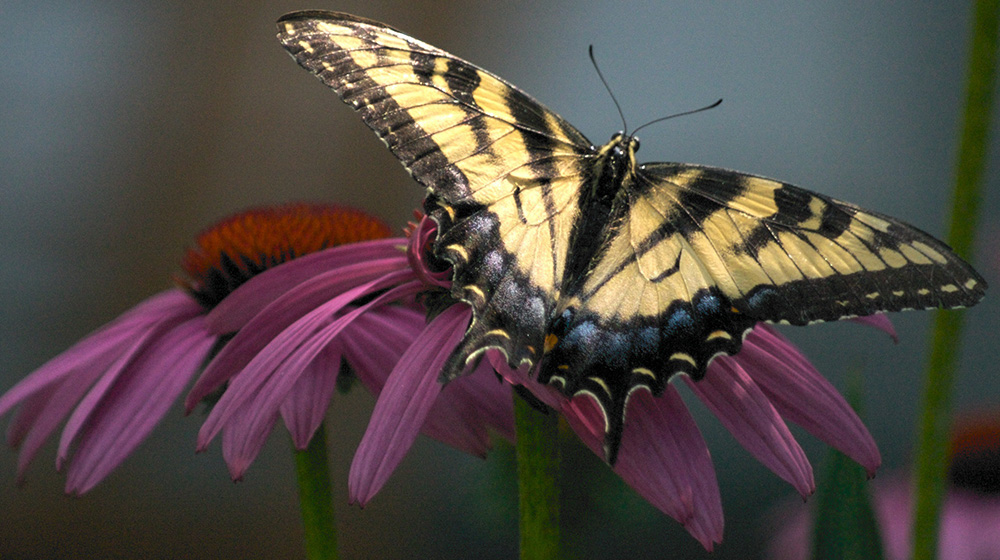
%> input picture image_processing_2/image_processing_2/butterfly.jpg, 1000 x 560 px
$ octave image_processing_2.m   (GNU Octave 9; MATLAB toolbox functions it lacks are replaced by stand-ins)
%> lines starting %> are read from the running program, lines starting %| are printed output that depends on the picture; in (x1, y1, x2, y2) boxes, pixels count from 0 and x2, y2 are one past the last pixel; in counts of white or black regions, pixels touching at a corner belong together; the program's own positions count from 1; long printed decimals are rounded
% Step 1: Load grayscale image into variable 'im'
im = imread('butterfly.jpg');
%> im is the input picture: size 560x1000x3 uint8; mean R, G, B 82.5, 74.3, 70.1
im = rgb2gray(im); % Convert to grayscale if it's a color image
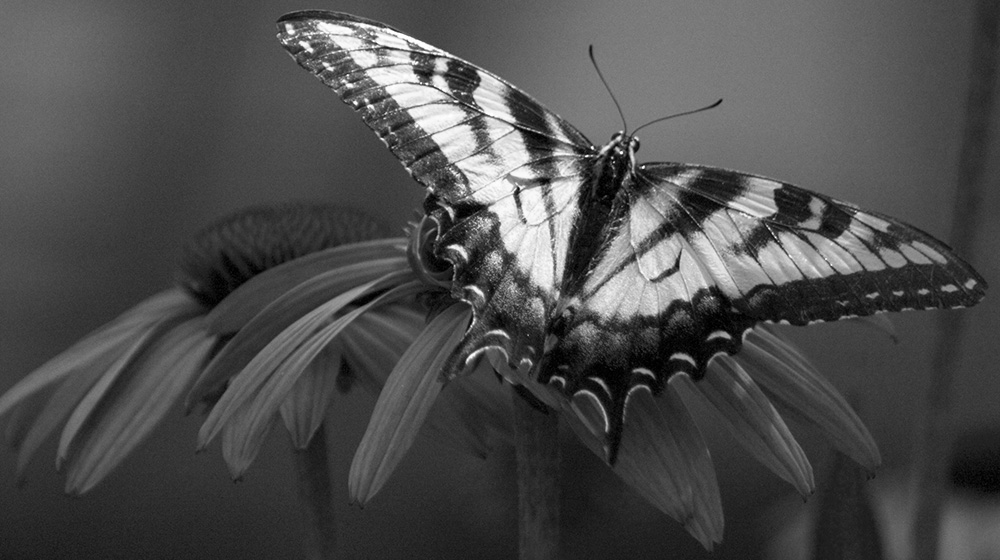
%> im: size 560x1000 uint8; min 0, max 255, mean 76.3

% Step 2: Implement Otsu's method
step = 50;
maxVariance = 0;
optimalLevel = 0;

for level = 50:step:250
    whites = sum(im(:) > level);
    blacks = sum(im(:) <= level);

    mean_wh = mean(im(im > level));
    mean_bl = mean(im(im <= level));

    variance = whites * blacks * ((mean_wh / whites) - (mean_bl / blacks))^2;

    fprintf('Level: %d, Variance: %f\n', level, variance); % Debugging output

    if variance > maxVariance
        maxVariance = variance;
        optimalLevel = level;
    end
end
%> this loop made 5 passes
%> (whites, blacks, mean_wh, mean_bl, variance, maxVariance) on passes 1 to 5: (398036, 161964, 92.47, 36.6, 2.59, 2.59), (121059, 438941, 142, 58.21, 57478.4, 57478.4), (35872, 524128, 202.7, 67.66, 573477.7, 573477.7), (19005, 540995, 226.8, 71.03, 1431942.2, 1431942.2), (435, 559565, 252.5, 76.18, 81981509.7, 81981509.7)
%| Level: 50, Variance: 2.587
%| Level: 100, Variance: 57478.449
%| Level: 150, Variance: 573477.694
%| Level: 200, Variance: 1431942.169
%| Level: 250, Variance: 81981509.705
%> after the loop, optimalLevel = 250

optimalLevel
%> optimalLevel = 250

% Binarize the image using the optimal level
binarized_im = imbinarize(im, optimalLevel / 255); % imbinarize() expects level in the range [0,1]
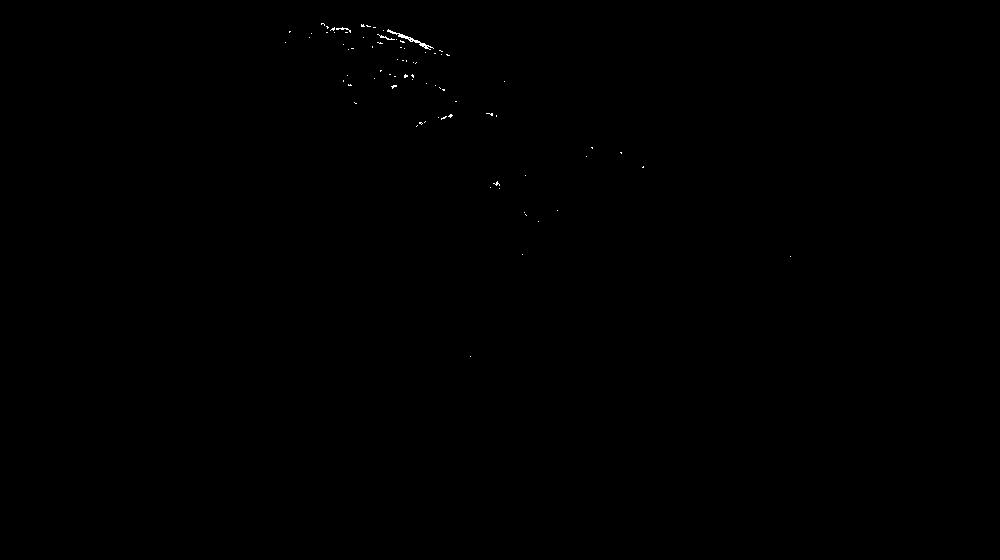
%> binarized_im: size 560x1000 logical; 0.08% white in thin lines or dots, all inside (x1, y1, x2, y2) = (285, 23, 791, 357)

% Apply histogram equalization
im_eq = histeq(im);
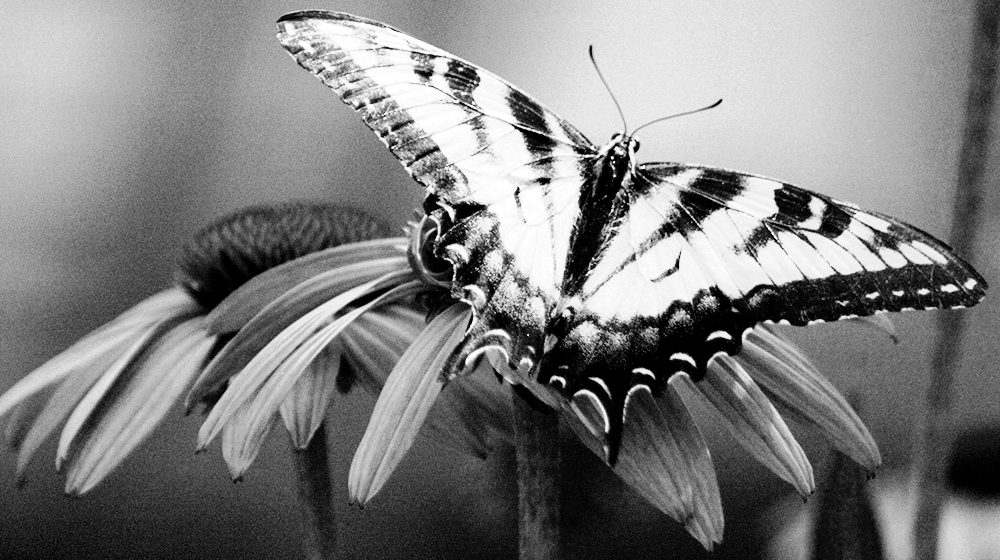
%> im_eq: size 560x1000 uint8; min 0, max 255, mean 126.8

% Perform Otsu's method on the equalized image
level_eq = graythresh(im_eq) * 255;
%> level_eq = 127
binarized_im_eq = imbinarize(im_eq, level_eq / 255);
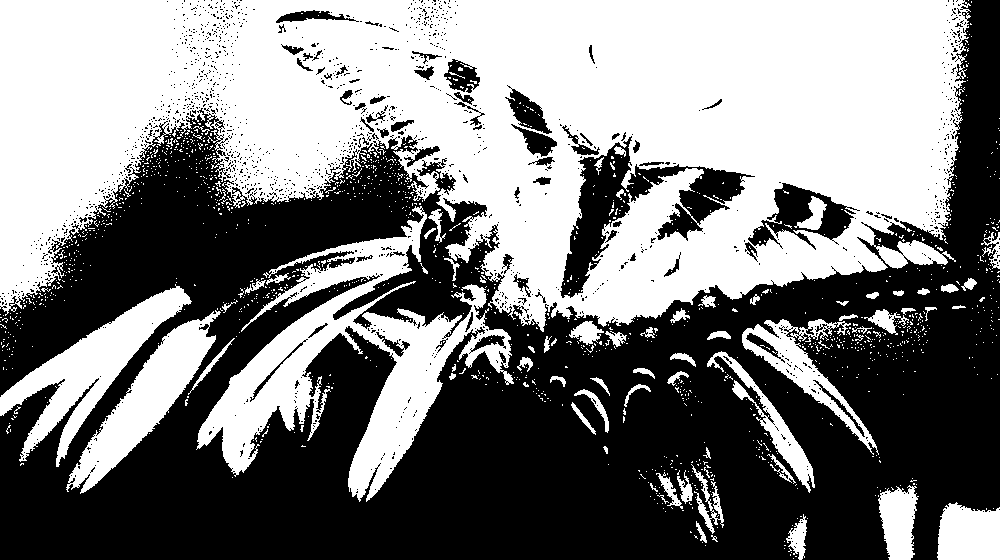
%> binarized_im_eq: size 560x1000 logical; 49.5% white; 1402 white regions (1330 under 20 px), largest, box (x1, y1, x2, y2) and area: (0, 0, 971, 332) 209525, (196, 206, 514, 502) 27133, (0, 284, 192, 467) 9478

% Show original image, binarized image using Otsu, and binarized image after histogram equalization
figure;
subplot(1,3,1);
imshow(im);
title('Original Grayscale Image');

subplot(1,3,2);
imshow(binarized_im);
title('Binarized Image with Otsu');

subplot(1,3,3);
imshow(binarized_im_eq);
title('Binarized Image after Histogram Equalization');

% Create filter masks
meanMask = fspecial('average', [3, 3]); % 3x3 mean filter mask
gaussMask = fspecial('gaussian', [3, 3], 1); % 3x3 Gaussian filter mask
prewittMask = fspecial('prewitt'); % Prewitt filter mask
sobelMask = fspecial('sobel'); % Sobel filter mask
logMask = fspecial('log', [5, 5], 0.5); % Laplacian of Gaussian filter mask

% Apply filters using imfilter
meanFiltered = imfilter(im, meanMask);
gaussFiltered = imfilter(im, gaussMask);
prewittFiltered = imfilter(im, prewittMask);
sobelFiltered = imfilter(im, sobelMask);
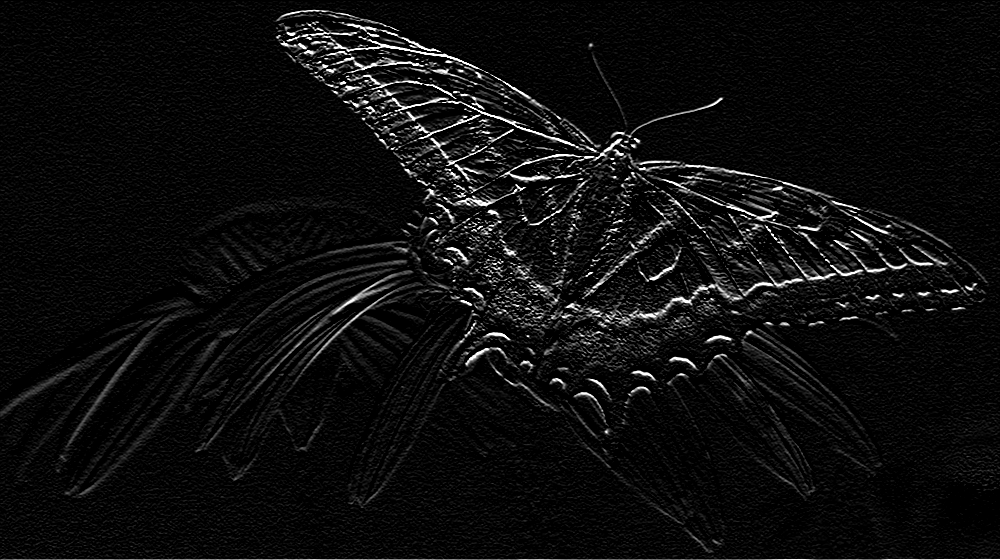
%> sobelFiltered: size 560x1000 uint8; min 0, max 255, mean 13.8
logFiltered = imfilter(im, logMask);

% Display original and filtered images
figure;
subplot(2, 3, 1);
imshow(im);
title('Original Image');

subplot(2, 3, 2);
imshow(meanFiltered);
title('Mean Filtered');

subplot(2, 3, 3);
imshow(gaussFiltered);
title('Gaussian Filtered');

subplot(2, 3, 4);
imshow(prewittFiltered);
title('Prewitt Filtered');

subplot(2, 3, 5);
imshow(sobelFiltered);
title('Sobel Filtered');

subplot(2, 3, 6);
imshow(logFiltered);
title('Laplacian of Gaussian Filtered');

% Define 1-dimensional filter function
function result = my_filter(im, mask)
    result = conv2(im, mask, 'same');
end

% Apply 1-dimensional filters along rows and columns for mean and median masks
meanFilteredRow = my_filter(im, meanMask);
meanFilteredCol = my_filter(im', meanMask)'; % Transpose back after filtering rows
%> in my_filter (call 2), `result = conv2(im, mask, 'same');`:
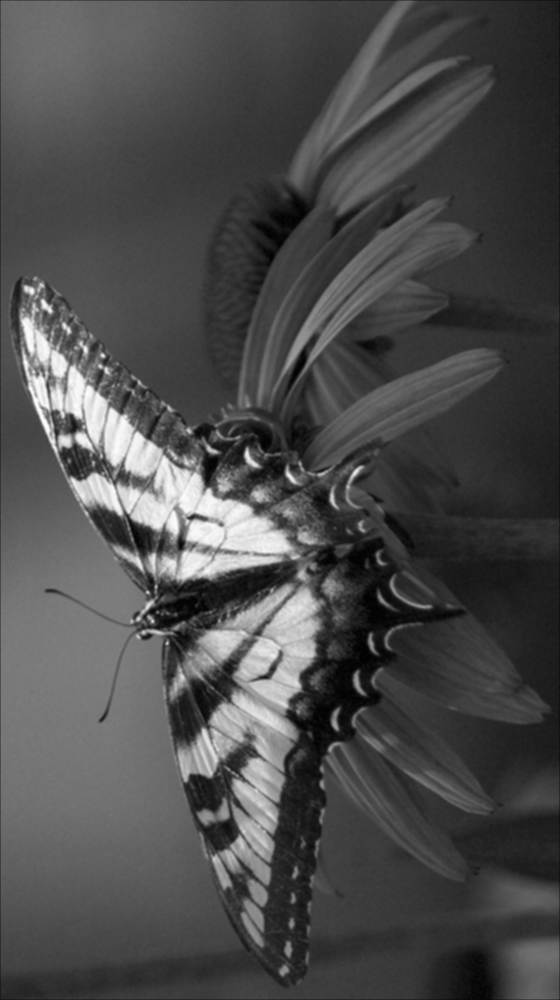
%> result: size 1000x560 double; min 0.778, max 253.7, mean 76.2; mean of the top-left, top-right, bottom-left and bottom-right quarters 86, 59.5, 105.5, 53.8
medianFilteredRow = my_filter(im, ones(1, 3) / 3); % 1D median filter along rows
medianFilteredCol = my_filter(im', ones(1, 3) / 3)'; % 1D median filter along columns

% Display mean and median filtered images
figure;
subplot(2, 2, 1);
imshow(meanFilteredRow);
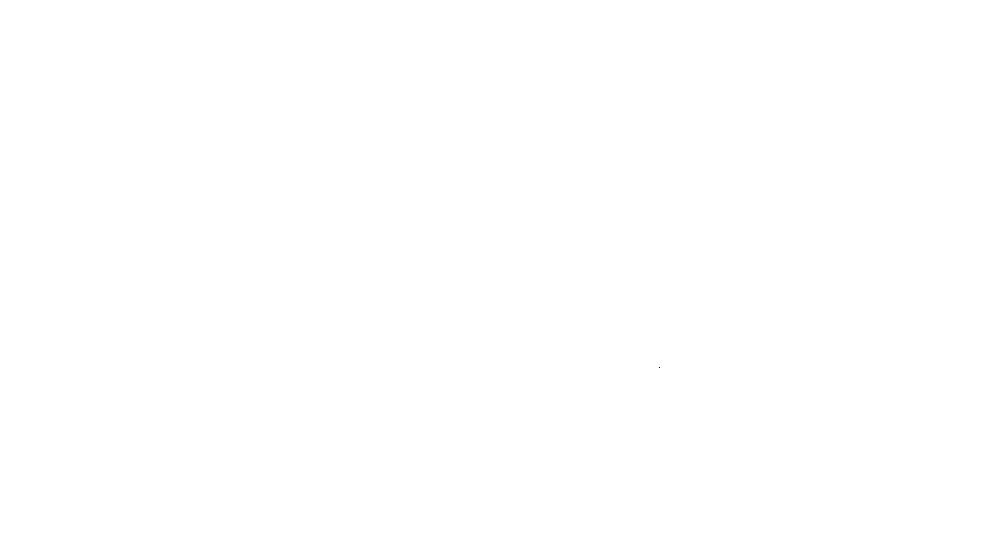
%> displayed picture: size 560x1000, on the screen's scale of 0 to 255; values 198 (black) and 255 (white), 100% white; black in thin lines or dots, all inside (x1, y1, x2, y2) = (659, 367, 660, 368)
title('Mean Filtered (Row)');

subplot(2, 2, 2);
imshow(meanFilteredCol);
title('Mean Filtered (Column)');

subplot(2, 2, 3);
imshow(medianFilteredRow);
title('Median Filtered (Row)');

subplot(2, 2, 4);
imshow(medianFilteredCol);
title('Median Filtered (Column)');
